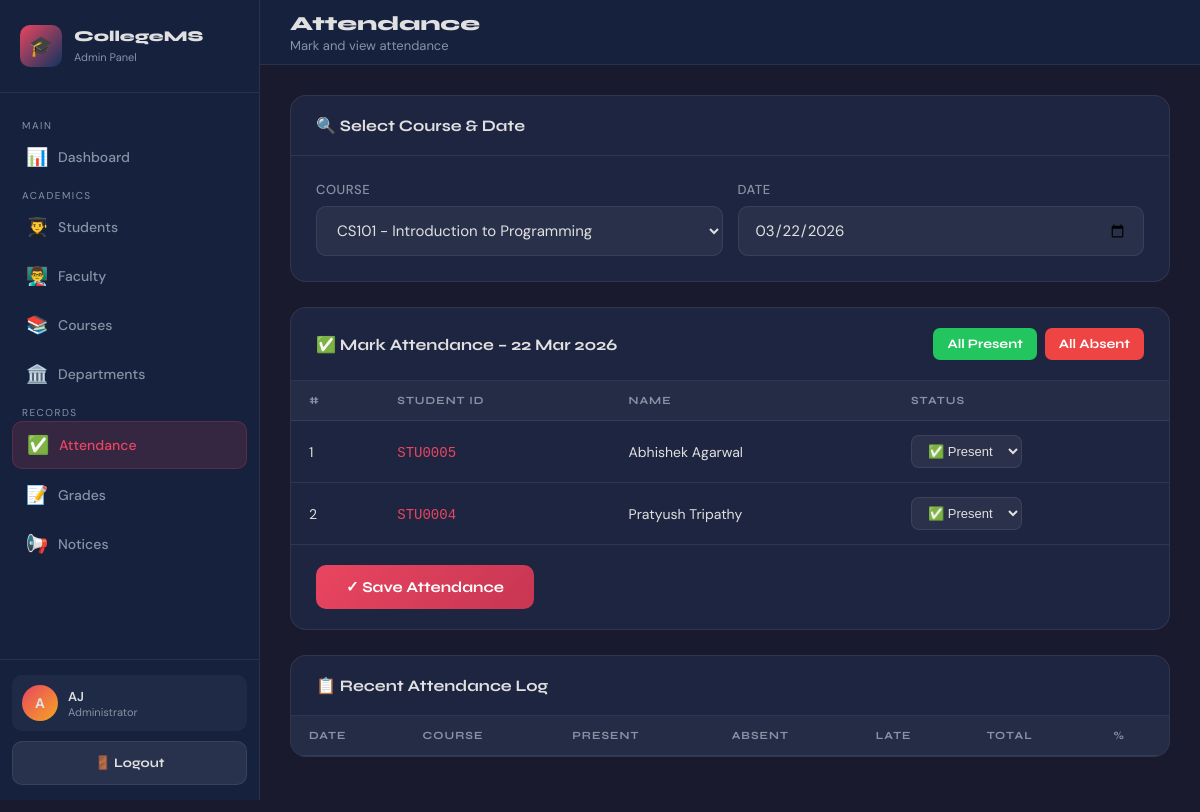
The page /admin/attendance.php?course_id=1 (signed in) on the database its author committed.
### tables this page shows
CREATE TABLE students (
  id INT AUTO_INCREMENT PRIMARY KEY,
  user_id INT NULL,
  student_id VARCHAR(20) NOT NULL UNIQUE,
  name VARCHAR(100) NOT NULL,
  email VARCHAR(100) NOT NULL UNIQUE,
  phone VARCHAR(20),
  dob DATE,
  gender ENUM('Male','Female','Other'),
  address TEXT,
  department_id INT NULL,
  semester INT NOT NULL DEFAULT 1,
  admission_year YEAR,
  status ENUM('Active','Inactive','Graduated') NOT NULL DEFAULT 'Active',
  photo VARCHAR(255),
  created_at TIMESTAMP DEFAULT CURRENT_TIMESTAMP,
  CONSTRAINT fk_students_user FOREIGN KEY (user_id) REFERENCES users(id) ON DELETE SET NULL,
  CONSTRAINT fk_students_dept FOREIGN KEY (department_id) REFERENCES departments(id) ON DELETE SET NULL,
  INDEX idx_students_dept (department_id),
  INDEX idx_students_status (status)
);

### includes/auth.php (called while the page is built, shortened)
<?php
function e($value): string {
    return htmlspecialchars((string)$value, ENT_QUOTES, 'UTF-8');
}
?>

### admin/attendance.php (the view, shortened to what this page needs)
<?php
require_once '../includes/db.php';
require_once '../includes/auth.php';
$courses = mysqli_query($conn, "SELECT id, course_name, course_code FROM courses ORDER BY course_name");
$courses_arr = [];
while ($c = mysqli_fetch_assoc($courses)) $courses_arr[] = $c;
$selected_course = (int)($_GET['course_id'] ?? 0);
$selected_date = (string)($_GET['date'] ?? date('Y-m-d'));
$students_list = [];
if ($selected_course > 0) {
    $stmt = mysqli_prepare($conn, "
        SELECT s.id, s.student_id, s.name,
               COALESCE(a.status, 'Not Marked') AS att_status
        FROM enrollments e
        JOIN students s ON e.student_id = s.id
        LEFT JOIN attendance a
            ON a.student_id = s.id AND a.course_id = ? AND a.date = ?
        WHERE e.course_id = ? AND s.status = 'Active'
        ORDER BY s.name
    ");
    mysqli_stmt_bind_param($stmt, "isi", $selected_course, $selected_date, $selected_course);
    mysqli_stmt_execute($stmt);
    $res = mysqli_stmt_get_result($stmt);
    while ($r = mysqli_fetch_assoc($res)) $students_list[] = $r;
}
?>
<!DOCTYPE html>
<html lang="en">
<head>
    <link rel="stylesheet" href="../css/style.css">
</head>
<body>
<div class="dashboard-layout">
    <?php include 'sidebar.php'; ?>
    <div class="main-content">
        <header class="topbar">
            <div style="display:flex; align-items:center; gap:15px;">
                <div class="topbar-title"><h1>Attendance</h1><p>Mark and view attendance</p></div>
            </div>
        </header>
        <div class="page-content">
            <div class="card" style="margin-bottom:25px;">
                <div class="card-header"><h3>🔍 Select Course & Date</h3></div>
                <div class="card-body">
                    <form method="GET" style="display:flex; gap:15px; flex-wrap:wrap; align-items:flex-end;">
                        <div class="form-group" style="margin:0; flex:1; min-width:200px;">
                            <label>Course</label>
                            <select name="course_id" onchange="this.form.submit()">
                                <?php foreach ($courses_arr as $c): ?>
                                <option value="<?= (int)$c['id'] ?>" <?= $selected_course == $c['id'] ? 'selected' : '' ?>>
                                    <?= e($c['course_code'] . ' - ' . $c['course_name']) ?>
                                </option>
                                <?php endforeach; ?>
                            </select>
                        </div>
                        <div class="form-group" style="margin:0; flex:1; min-width:150px;">
                            <label>Date</label>
                            <input type="date" name="date" value="<?= e($selected_date) ?>" onchange="this.form.submit()">
                        </div>
                    </form>
                </div>
            </div>
            <?php if ($selected_course && $students_list): ?>
            <div class="card" style="margin-bottom:25px;">
                <div class="card-header">
                    <h3>✅ Mark Attendance – <?= date('d M Y', strtotime($selected_date)) ?></h3>
                    <div style="display:flex; gap:8px;">
                        <button type="button" onclick="setAll('Present')" class="btn btn-success btn-sm">All Present</button>
                        <button type="button" onclick="setAll('Absent')" class="btn btn-danger btn-sm">All Absent</button>
                    </div>
                </div>
                <form method="POST">
                    <div class="table-responsive">
                        <table>
                            <thead>
                                <tr><th>#</th><th>Student ID</th><th>Name</th><th>Status</th></tr>
                            </thead>
                            <tbody>
                                <?php $i = 1; foreach ($students_list as $s): ?>
                                <tr>
                                    <td><?= $i++ ?></td>
                                    <td><code style="color:var(--accent)"><?= e($s['student_id']) ?></code></td>
                                    <td><?= e($s['name']) ?></td>
                                    <td>
                                        <select name="status[<?= (int)$s['id'] ?>]" class="att-select" style="background:rgba(255,255,255,0.06); border:1px solid var(--border); border-radius:8px; padding:7px 12px; color:var(--text); font-size:13px;">
                                            <option value="Present" <?= $s['att_status'] === 'Present' ? 'selected' : '' ?>>✅ Present</option>
                                        </select>
                                    </td>
                                </tr>
                                <?php endforeach; ?>
                            </tbody>
                        </table>
                    </div>
                    <div style="padding:20px 25px; border-top:1px solid var(--border);">
                        <button type="submit" name="mark_attendance" class="btn btn-primary" style="width:auto; padding:13px 30px;">✓ Save Attendance</button>
                    </div>
                </form>
            </div>
            <?php endif; ?>
            <div class="card">
                <div class="card-header"><h3>📋 Recent Attendance Log</h3></div>
                <div class="table-responsive">
                    <table>
                        <thead>
                            <tr><th>Date</th><th>Course</th><th>Present</th><th>Absent</th><th>Late</th><th>Total</th><th>%</th></tr>
                        </thead>
                    </table>
                </div>
            </div>
        </div>
    </div>
</div>
</body>
</html>

### css/style.css (style rules this page uses)
:root { --primary: #1a1a2e; --secondary: #16213e; --accent: #e94560; --accent2: #0f3460; --gold: #f5a623; --text: #e0e0e0; --text-muted: #8892a4; --card-bg: #1e2540; --border: rgba(255,255,255,0.08); --success: #22c55e; --warning: #f59e0b; --danger: #ef4444; --info: #3b82f6; --sidebar-w: 260px; }
* { margin: 0; padding: 0; box-sizing: border-box; }
body { font-family: 'DM Sans', sans-serif; background: var(--primary); color: var(--text); min-height: 100vh; }
h1, h2, h3, h4, h5 { font-family: 'Syne', sans-serif; }
.form-group { margin-bottom: 20px; }
.form-group label { display: block; font-size: 13px; font-weight: 500; color: var(--text-muted); margin-bottom: 8px; text-transform: uppercase; letter-spacing: 0.5px; }
.form-group input, .form-group select, .form-group textarea { width: 100%; background: rgba(255,255,255,0.05); border: 1px solid var(--border); border-radius: 10px; padding: 13px 16px; color: var(--text); font-family: 'DM Sans', sans-serif; font-size: 15px; transition: all 0.3s; outline: none; }
.form-group select option { background: var(--secondary); }
.btn { display: inline-flex; align-items: center; gap: 8px; padding: 13px 24px; border-radius: 10px; font-family: 'Syne', sans-serif; font-weight: 700; font-size: 15px; cursor: pointer; border: none; transition: all 0.3s; text-align: center; justify-content: center; }
.btn-primary { background: linear-gradient(135deg, var(--accent), #c73652); color: white; width: 100%; }
.btn-success { background: var(--success); color: white; }
.btn-danger { background: var(--danger); color: white; }
.btn-sm { padding: 8px 14px; font-size: 13px; border-radius: 7px; }
.dashboard-layout { display: flex; min-height: 100vh; }
.main-content { flex: 1; margin-left: var(--sidebar-w); display: flex; flex-direction: column; min-height: 100vh; }
.topbar { background: var(--secondary); border-bottom: 1px solid var(--border); padding: 0 30px; height: 65px; display: flex; align-items: center; justify-content: space-between; position: sticky; top: 0; z-index: 50; }
.topbar-title h1 { font-size: 20px; font-weight: 800; }
.topbar-title p { font-size: 13px; color: var(--text-muted); margin-top: 1px; }
.page-content { padding: 30px; flex: 1; }
.card { background: var(--card-bg); border: 1px solid var(--border); border-radius: 16px; overflow: hidden; margin-bottom: 25px; }
.card-header { padding: 20px 25px; border-bottom: 1px solid var(--border); display: flex; align-items: center; justify-content: space-between; gap: 10px; }
.card-header h3 { font-size: 16px; font-weight: 700; }
.card-body { padding: 25px; }
.table-responsive { overflow-x: auto; -webkit-overflow-scrolling: touch; }
table { width: 100%; border-collapse: collapse; min-width: 640px; }
thead th { text-align: left; font-size: 11px; text-transform: uppercase; letter-spacing: 1px; color: var(--text-muted); padding: 13px 18px; background: rgba(255,255,255,0.03); border-bottom: 1px solid var(--border); font-family: 'Syne', sans-serif; white-space: nowrap; }
tbody tr { border-bottom: 1px solid var(--border); transition: background 0.2s; }
tbody tr:last-child { border-bottom: none; }
tbody td { padding: 14px 18px; font-size: 14px; vertical-align: middle; }

### rows shown on the page
students: student "STU0005", name "Abhishek Agarwal", id "✅ Present"
students: student "STU0004", name "Pratyush Tripathy", id "✅ Present"

### other values the page prints
substr($_SESSION['user_name'] ?? 'A', 0, 1) "A"
$_SESSION['user_name'] "AJ"
form field course_id "CS101 - Introduction to Programming"
